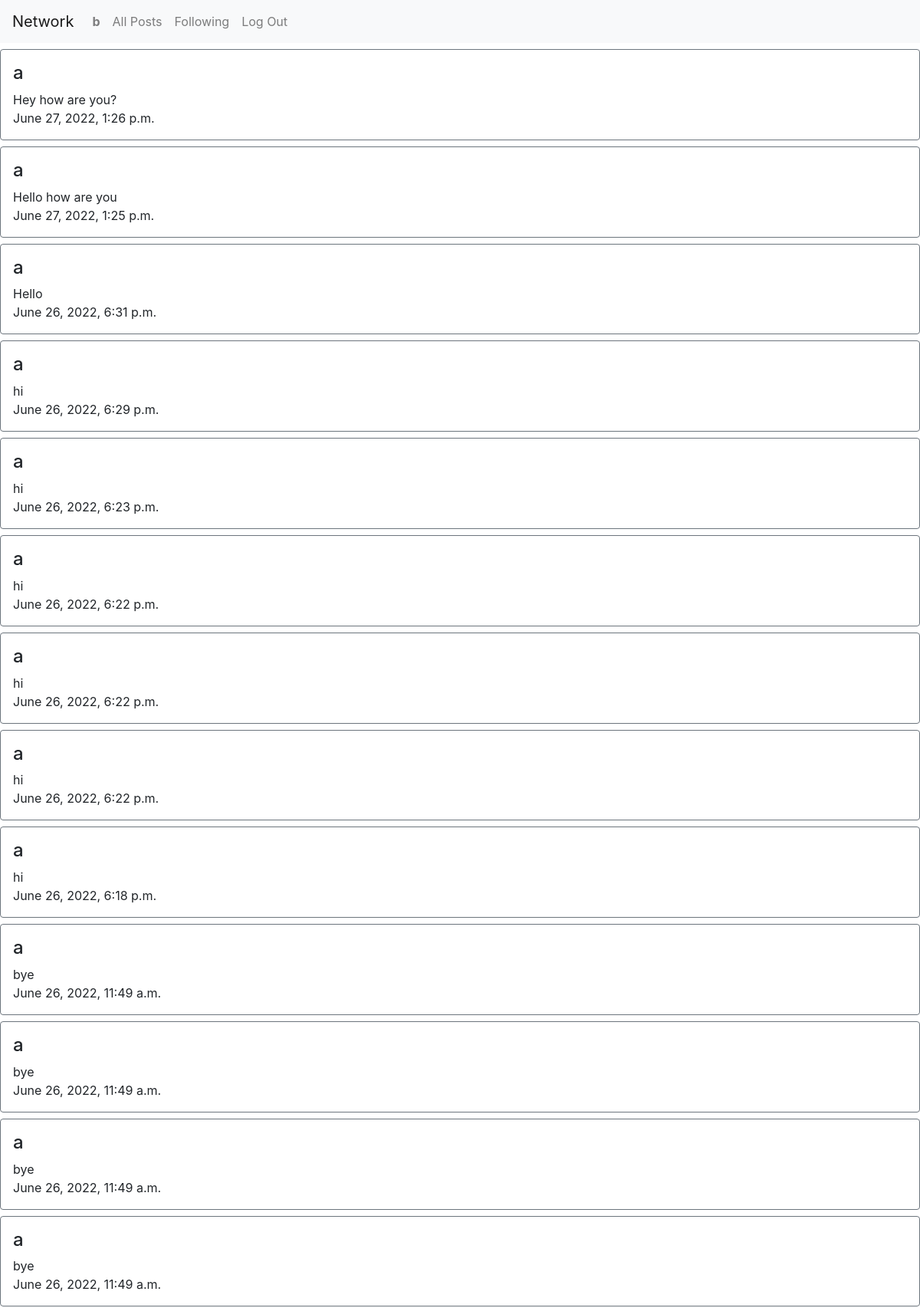
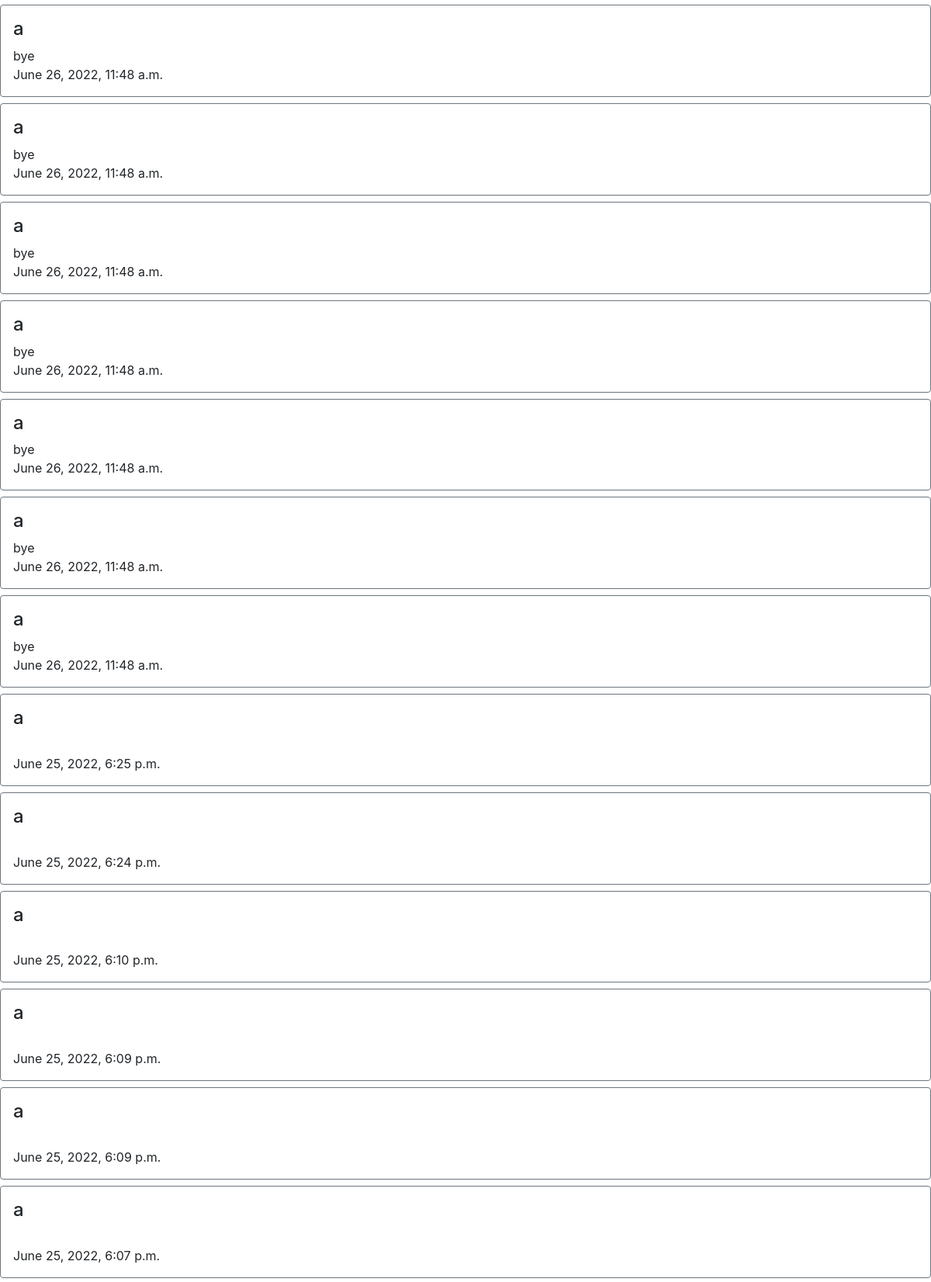
The page /following (signed in, upper part) on the database its author committed (2 pictures, top to bottom).
### network/models.py (models this page shows)
class User(AbstractUser):
    pass

class Post(models.Model):
    user = models.ForeignKey(User, on_delete=models.CASCADE, related_name="user") #user who created the post
    post = models.CharField(max_length=200) # text of the post
    timestamp = models.DateTimeField() # time stamp of the post

### network/views.py (the view)
# urls.py: path("following",views.following, name="following"),
@login_required
def following(request):
    following = Follow.objects.filter(follower=request.user).values('following_id')
    posts = Post.objects.filter(user__in=following).order_by('-timestamp')
    return render(request, "network/following.html",{
        "posts": posts,
    })

### network/templates/network/following.html
{% extends "network/layout.html" %}
{% block body %}
{% if posts%}
{% for post in posts %}
    <div class="border border-secondary rounded p-3 mt-2">
        <h4>{{post.user}}</h4>
        {{post.post}}<br>
        {{post.timestamp}}<br>
    </div>
{% endfor %}
{% endif %}
{% endblock %}

### network/templates/network/layout.html (shortened to what this page needs)
{% load static %}
<!DOCTYPE html>
<html lang="en">
    <head>
        <link rel="stylesheet" href="https://stackpath.bootstrapcdn.com/bootstrap/4.4.1/css/bootstrap.min.css">
        <link href="{% static 'network/styles.css' %}" rel="stylesheet">
    </head>
    <body>
        <nav class="navbar navbar-expand-lg navbar-light bg-light">
            <a class="navbar-brand" href="#">Network</a>
            <div>
              <ul class="navbar-nav mr-auto">
                {% if user.is_authenticated %}
                    <li class="nav-item">
                        <a class="nav-link" href="{% url 'profile' user.id %}"><strong>{{ user.username }}</strong></a>
                    </li>
                {% endif %}
                <li class="nav-item">
                  <a class="nav-link" href="{% url 'index' %}">All Posts</a>
                </li>
                {% if user.is_authenticated %}
                    <li class="nav-item">
                        <a class="nav-link" href="{% url 'following'%}">Following</a>
                    </li>
                    <li class="nav-item">
                        <a class="nav-link" href="{% url 'logout' %}">Log Out</a>
                    </li>
                {% endif %}
              </ul>
            </div>
          </nav>
        <div class="body">
            {% block body %}
            {% endblock %}
        </div>
    </body>
</html>

### rows shown on the page
User: username "b"
Post: user "a", post "Hey how are you?", timestamp "June 27, 2022, 1:26 p.m."
Post: user "a", post "Hello how are you", timestamp "June 27, 2022, 1:25 p.m."
Post: user "a", post "Hello", timestamp "June 26, 2022, 6:31 p.m."
Post: user "a", post "hi", timestamp "June 26, 2022, 6:29 p.m."
Post: user "a", post "hi", timestamp "June 26, 2022, 6:23 p.m."
Post: user "a", post "hi", timestamp "June 26, 2022, 6:22 p.m."
Post: user "a", post "hi", timestamp "June 26, 2022, 6:22 p.m."
Post: user "a", post "hi", timestamp "June 26, 2022, 6:22 p.m."
Post: user "a", post "hi", timestamp "June 26, 2022, 6:18 p.m."
Post: user "a", post "bye", timestamp "June 26, 2022, 11:49 a.m."
Post: user "a", post "bye", timestamp "June 26, 2022, 11:49 a.m."
Post: user "a", post "bye", timestamp "June 26, 2022, 11:49 a.m."
Post: user "a", post "bye", timestamp "June 26, 2022, 11:49 a.m."
Post: user "a", post "bye", timestamp "June 26, 2022, 11:48 a.m."
Post: user "a", post "bye", timestamp "June 26, 2022, 11:48 a.m."
Post: user "a", post "bye", timestamp "June 26, 2022, 11:48 a.m."
Post: user "a", post "bye", timestamp "June 26, 2022, 11:48 a.m."
Post: user "a", post "bye", timestamp "June 26, 2022, 11:48 a.m."
Post: user "a", post "bye", timestamp "June 26, 2022, 11:48 a.m."
Post: user "a", post "bye", timestamp "June 26, 2022, 11:48 a.m."
Post: user "a", timestamp "June 25, 2022, 6:25 p.m."
Post: user "a", timestamp "June 25, 2022, 6:24 p.m."
Post: user "a", timestamp "June 25, 2022, 6:10 p.m."
Post: user "a", timestamp "June 25, 2022, 6:09 p.m."
Post: user "a", timestamp "June 25, 2022, 6:09 p.m."
Post: user "a", timestamp "June 25, 2022, 6:07 p.m."
